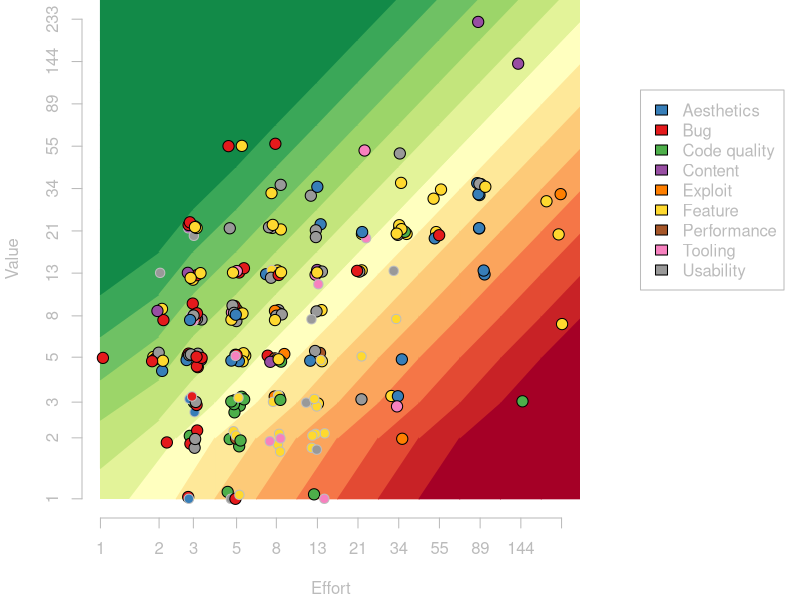

R code for this plot:
library("RColorBrewer")
#options(warn=2)

circleSize = 1.5

svg("backlog.svg", width=12, height=8, bg=NA)
#png("backlog.png", width=600, height=500, type="cairo", pointsize=13)

par(mar=c(4.1, 4.1, 0, 11), col="#bbbbbb", col.axis="#bbbbbb", col.lab="#bbbbbb", fg="#bbbbbb")

jitter_log <- function(vals, scaler=0.05) {
  noise <- rnorm(length(vals), mean=0, sd=vals*scaler)
  vals + noise
}

data <- read.csv("backlog.csv", sep=",")

# Categories
cats = sort(unique(data$type))
data$typeID = match(data$type, cats)
set1Cols = brewer.pal(9, "Set1")
cols = set1Cols;
cols[1] = set1Cols[2]; # Probably aesthetics; blue
cols[2] = set1Cols[1]; # Probably bug; red
cols[6] = brewer.pal(8, "Set2")[6] # Normal yellow too light
data$color = cols[data$typeID]

# ROI
vals = c(1, 2, 3, 5, 8, 13, 21, 34, 55, 89, 144, 233, 377, 610)
data$roi = match(data$value, vals) - match(data$effort, vals)

# Initialize NA values
for (i in 1:length(data$roi)){
    if (is.na(data$done[i]))
        data$done[i] = FALSE
    if (is.na(data$milestone[i]))
        data$milestone[i] = 999
}

# Ignore blocks when the blocking task is done
for (i in 1:length(data$roi)){
    blockingPBI = data$blockedBy[i]
    if (is.na(blockingPBI))
        next
    blockingPbiIsDone = data$done[blockingPBI] # data is still sorted by issue #
    if (is.na(blockingPbiIsDone))
        next
    if (blockingPbiIsDone)
        data$blockedBy[i] = NA
}

minROI = NULL
maxROI = NULL
minVal = NULL
maxVal = NULL
minEffort = NULL
maxEffort = NULL
for (i in 1:length(data$roi)){
    if (!data$done[i]){

        if (is.null(minROI))
            minROI = data$roi[i]
        else if (data$roi[i] < minROI)
            minROI = data$roi[i]
        if (is.null(maxROI))
            maxROI = data$roi[i]
        else if (data$roi[i] > maxROI)
            maxROI = data$roi[i]

        if (is.null(minVal))
            minVal = data$value[i]
        else if (data$value[i] < minVal)
            minVal = data$value[i]
        if (is.null(maxVal))
            maxVal = data$value[i]
        else if (data$value[i] > maxVal)
            maxVal = data$value[i]

        if (is.null(minEffort))
            minEffort = data$effort[i]
        else if (data$effort[i] < minEffort)
            minEffort = data$effort[i]
        if (is.null(maxEffort))
            maxEffort = data$effort[i]
        else if (data$effort[i] > maxEffort)
            maxEffort = data$effort[i]
    }
}

#for (i in 1:length(data$roi)){
#    if (data$done[i]){
#        if (data$roi[i] < minROI)
#            data$roi = minROI
#        else if (data$roi[i] > maxROI)
#            data$roi = maxROI
#    }
#}
roiRange = maxROI - minROI + 1
roiPalette = colorRampPalette(brewer.pal(11, "RdYlGn"))
paletteSize = roiRange;
if (roiRange %% 2 == 0){
    paletteSize = paletteSize + 1
}
roiColsRaw = roiPalette(paletteSize)
roiCols = 1:25
roiMidpoint = 13
for (i in (-13:minROI + roiMidpoint)){ # Deep red at the bottom
    roiCols[i] = roiColsRaw[1]
}
for (i in (maxROI:11 +roiMidpoint)){ # Deep green at the top
    roiCols[i] = roiColsRaw[roiRange]
}
for (i in 1:roiRange){
    roiCols[minROI+roiMidpoint + i - 1] = roiColsRaw[i]
}

# Sort data
unsortedData <- data
data <- data[with(data, order(milestone, -roi, effort, issue)),]

x = jitter_log(data$effort)
y = jitter_log(data$value)

x = sapply(x, function(n) max(c(n, 1)))
y = sapply(y, function(n) max(c(n, 1)))

plot(
    NULL, log="xy", xlab="Effort", ylab="Value", axes=FALSE,
    #main="Issue backlog",
    xlim=c(minEffort, maxEffort), ylim=c(minVal, maxVal)
)

effortVals = vals[match(minEffort, vals):match(maxEffort, vals)]
valueVals = vals[match(minVal, vals):match(maxVal, vals)]
axis(1, at=effortVals)
axis(2, at=valueVals)
#box()




logHalf <- function(a, b){
    sqrt(a*b)
}



numVals = length(vals)
topVal = vals[numVals]
secondTopVal = vals[numVals-1]
topEdge = logHalf(secondTopVal, topVal)

polygon(x=c(1,topVal,topVal,1), y=c(1,1,topVal,topVal), lty=0, col=roiCols[roiMidpoint])

for (e in 1:(numVals-1)){
    midE = logHalf(vals[e], vals[e+1])
    nextMidE = logHalf(vals[e+1], vals[e+2])
    if (e > 1) {
        for (v in 1:e){
            roi = v-e;
            polygon(
                x=c(midE, nextMidE, nextMidE, midE),
                y=c(vals[v], vals[v+1], vals[v+2], vals[v+1]),
                col=roiCols[roiMidpoint+roi],
                border=roiCols[roiMidpoint+roi]
            )
        }
    }
    roi = -e
    polygon(
        x=c(midE, nextMidE, nextMidE),
        y=c(vals[1], vals[1], vals[2]),
        col=roiCols[roiMidpoint+roi],
        border=roiCols[roiMidpoint+roi]
    )
}

for (v in 1:(numVals-1)){
    midV = logHalf(vals[v], vals[v+1])
    nextMidV = logHalf(vals[v+1], vals[v+2])
    if (v > 1){
        for (e in 1:v){
            roi = v-e;
            polygon(
                x=c(vals[e], vals[e+1], vals[e+2], vals[e+1]),
                y=c(midV, nextMidV, nextMidV, midV),
                col=roiCols[roiMidpoint+roi],
                border=roiCols[roiMidpoint+roi]
            )
        }
    }
    roi = v
    polygon(
        x=c(vals[1], vals[1], vals[2]),
        y=c(midV, nextMidV, nextMidV),
        col=roiCols[roiMidpoint+roi],
        border=roiCols[roiMidpoint+roi]
    )
}

# blocker lines
#for (i in 1:length(data$roi)){
#	blockedBy = data$blockedBy[i]
#	toX = x[i]
#	toY = y[i]
#    if (!is.na(blockedBy)){
#		# find blocking PBI
#		for (j in 1:length(data$roi)){
#			if (data$issue[j] == blockedBy){
#				fromX = x[j]
#				fromY = y[j]
#				arrows(
#					fromX, fromY, toX, toY,
#					angle = 20,
#				)
#				break
#			}
#		}
#	}
#}


for (i in 1:length(data$roi)){
	if (!data$done[i]) {
		blockedBy = data$blockedBy[i]
		if (!is.na(blockedBy)){
			points(x[i], y[i], pch=21, bg=data$color[i], cex=circleSize - 0.25, col="grey")
		} else {
			points(x[i], y[i], pch=21, bg=data$color[i], cex=circleSize, col="black")
		}
	}
}


#points(x, y, pch=21, bg=data$color, cex=circleSize, col="black")
#points(x, y, col=data$color, cex=circleSize, lwd=3)


add_legend <- function(...) {
  opar <- par(fig=c(0, 1, 0, 1), oma=c(0, 0, 0, 0),
    mar=c(0, 0, 0, 0), new=TRUE)
  on.exit(par(opar))
  plot(0, 0, type='n', bty='n', xaxt='n', yaxt='n')
  legend(...)
}
add_legend(legend=cats, x="topright", fill=cols, inset=c(0.02,0.15))










dev.off()


suggestRefinementAtEV = 800
suggestRefinementAtEffort = 35

# Write js file
fieldNum <- function(name, value){
    paste("    ", name, ": ", value, ",", sep="")
}
fieldStr <- function(name, value){
    paste("    ", name, ": \"", value, "\",", sep="")
}

text = "PBIs = ["
for (i in 1:length(data$roi)){
    text = c(text, "{")
    text = c(text, fieldNum("issue", data$issue[i]))
    text = c(text, fieldStr("description", data$description[i]))
    text = c(text, fieldStr("type", data$type[i]))
    text = c(text, fieldStr("typeColor", cols[data$type[i]]))
    text = c(text, fieldNum("value", data$value[i]))
    text = c(text, fieldNum("effort", data$effort[i]))
    roi = data$roi[i]
    text = c(text, fieldNum("roi", roi))
    roiForColor = min(roi, maxROI)
    roiForColor = max(roiForColor, minROI)
    text = c(text, fieldStr("roiColor", roiCols[roiForColor+roiMidpoint]))
    text = c(text, fieldNum("done", if (data$done[i]) "true" else "false"))

    if (!is.na(data$blockedBy[i])){
        text = c(text, fieldNum("blockedBy", data$blockedBy[i]))
    }

    if (data$effort[i] * data$value[i] >= suggestRefinementAtEV &&
        data$effort[i] >= suggestRefinementAtEffort){
        text = c(text, fieldStr("refine", "true"))
    }

    if (!is.na(data$critical[i]) && data$critical[i]){
        text = c(text, fieldNum("critical", "true"))
    }

    text = c(text, fieldNum("milestone", data$milestone[i]))


    text = c(text, "},")
}
text = c(text, "];")

write(text, file="backlog.js")
